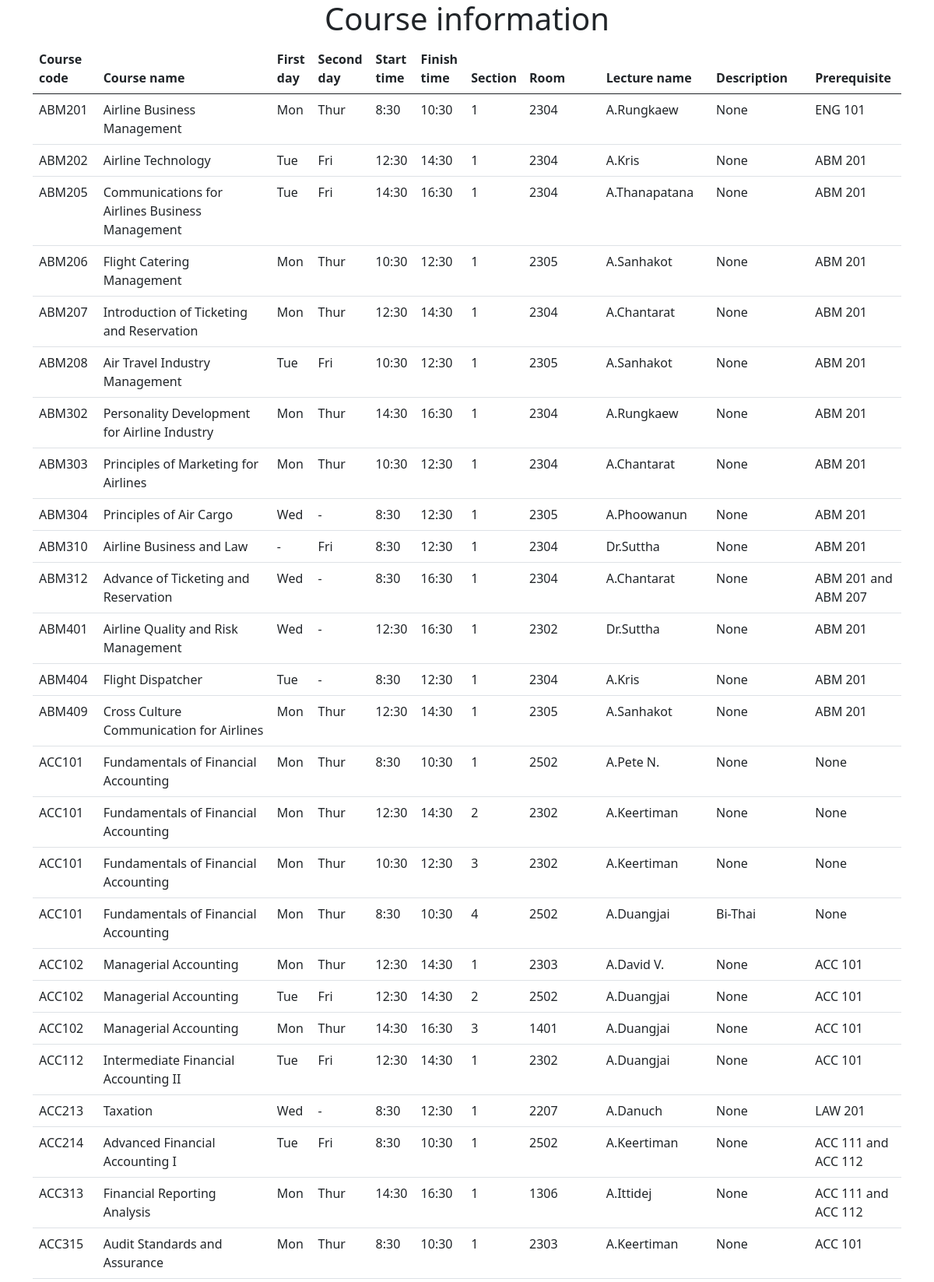
The app's page /course-list (upper part) with its own data.
### app/models.py (models this page shows)
class Course(models.Model):
    first_day = (
        ("Mon", "Mon"),
        ("Tue", "Tue"),
        ("Wed", "Wed"),
        ("-", "-"),
    )
    second_day = (
        ("Thur", "Thur"),
        ("Fri", "Fri"),
        ("Sat", "Sat"),
        ("-", "-"),
    )
    start_time = (
        ("8:30", "8:30"),
        ("10:30", "10:30"),
        ("12:30", "12:30"),
        ("14:30", "14:30"),
        ("16:30", "16:30"),
    )
    finish_time = (
        ("10:30", "10:30"),
        ("12:30", "12:30"),
        ("14:30", "14:30"),
        ("16:30", "16:30"),
        ("18:30", "18:30"),
    )
    sections = (
        ("1", "1"),
        ("2", "2"),
        ("3", "3"),
        ("4", "4"),
        ("5", "5"),
        ("6", "6"),
        ("7", "7"),
        ("8", "8"),
        ("9", "9"),
        ("10", "10"),
    )
    rooms = (
        ("StEP ONLINE", "StEP ONLINE"),
        ("1201", "1201"),
        ("1202", "1202"),
        ("1203", "1203"),
        ("1204", "1204"),
        ("1206", "1206"),
        ("1301", "1301"),
        ("1302", "1302"),
        ("1303", "1303"),
        ("1304", "1304"),
        ("1305", "1305"),
        ("1306", "1306"),
        ("1401", "1401"),
        ("1404", "1404"),
        ("1405", "1405"),
        ("1406", "1406"),
        ("2202", "2202"),
        ("2203", "2203"),
        ("2204", "2204"),
        ("2205", "2205"),
        ("2206", "2206"),
        ("2207", "2207"),
        ("2208", "2208"),
        ("2301", "2301"),
        ("2302", "2302"),
        ("2303", "2303"),
        ("2304", "2304"),
        ("2305", "2305"),
        ("2306", "2306"),
        ("2401", "2401"),
        ("2404", "2404"),
        ("2405", "2405"),
        ("2406", "2406"),
        ("2502", "2502"),
        ("2503", "2503"),
        ("2504", "2504"),
        ("2506", "2506"),
        ("Audi.", "Audi."),
        ("STUDIO", "STUDIO"),
        ("COMLAB", "COMLAB"),
        ("DEMO", "DEMO"),
        ("Restaurant", "Restaurant"),
        ("Bar", "Bar"),
        ("Kitchen", "Kitchen"),
    )
    id = models.AutoField(primary_key = True)
    course_code = NameField(max_length = 128, null = True)
    course_name = NameField(max_length = 128, null = True)
    first_day = models.CharField(max_length = 128, choices = first_day, default = 'Mon')
    second_day = models.CharField(max_length = 128, choices = second_day, default = 'Thur')
    start_time = models.CharField(max_length = 128, choices = start_time, default = '8:30')
    finish_time = models.CharField(max_length = 128, choices = finish_time, default = '10:30')
    section = models.CharField(max_length = 128, choices = sections, default = '1')
    room = models.CharField(max_length = 128, choices = rooms, default = 'StEP ONLINE')
    lecture_name = NameField(max_length = 128, null = True)
    description = models.CharField(max_length = 128, null = True, blank = True)
    prerequisite = models.CharField(max_length = 128, null = True, blank = True)

### app/views.py (the view)
# urls.py: url('course-list', views.courses, name="courses"),
def courses(request):
	courses = Course.objects.order_by('course_code')
	return render(request, 'app/index.html', {'courses': courses})

### templates/app/index.html (shortened to what this page needs)
<!DOCTYPE html>
{% load static %}
<html lang="en">
<head>
    <link rel="stylesheet" href="{% static 'css/style.css' %}">
    <link rel="stylesheet" href="{% static 'css/bootstrap.css' %}">
</head>
<body>
    <div class="container text-center">
		<h1 class="">Course information</h1>
	</div>
	<div class="container">
		<div class="row">
			<div class="col-12 ">
				<table class="table">
					<thead>
					  <tr>
						<th scope="col">Course code</th>
						<th scope="col">Course name</th>
						<th scope="col">First day</th>
                        <th scope="col">Second day</th>
						<th scope="col">Start time</th>
						<th scope="col">Finish time</th>
						<th scope="col">Section</th>
                        <th scope="col">Room</th>
						<th scope="col">Lecture name</th>
						<th scope="col">Description</th>
						<th scope="col">Prerequisite</th>
					  </tr>
					</thead>
					<tbody>
						{% if courses %}
							{% for course in courses %}
								<tr>
									<td>{{ course.course_code }}</td>
									<td>{{ course.course_name }}</td>
									<td>{{ course.first_day }}</td>
                                    <td>{{ course.second_day }}</td>
									<td>{{ course.start_time }}</td>
									<td>{{ course.finish_time }}</td>
                                    <td>{{ course.section }}</td>
									<td>{{ course.room }}</td>
									<td>{{ course.lecture_name }}</td>
                                    <td>{{ course.description }}</td>
									<td>{{ course.prerequisite }}</td>
								</tr>
							{% endfor %}
						{% else %}
							<div class="alert alert-warning" role="alert">
								Something went wrong!
							</div>
						{% endif %}
					</tbody>
				</table>
			</div>
		</div>
	</div>
</body>
</html>

### static/css/style.css (style rules this page uses)
* { height:auto; }

### records on screen
Course: course_code "ABM201", course_name "Airline Business Management", first_day "Mon", second_day "Thur", start_time "8:30", finish_time "10:30", section "1", room "2304", lecture_name "A.Rungkaew", description "None", prerequisite "ENG 101"
Course: course_code "ABM202", course_name "Airline Technology", first_day "Tue", second_day "Fri", start_time "12:30", finish_time "14:30", section "1", room "2304", lecture_name "A.Kris", description "None", prerequisite "ABM 201"
Course: course_code "ABM205", course_name "Communications for Airlines Business Management", first_day "Tue", second_day "Fri", start_time "14:30", finish_time "16:30", section "1", room "2304", lecture_name "A.Thanapatana", description "None", prerequisite "ABM 201"
Course: course_code "ABM206", course_name "Flight Catering Management", first_day "Mon", second_day "Thur", start_time "10:30", finish_time "12:30", section "1", room "2305", lecture_name "A.Sanhakot", description "None", prerequisite "ABM 201"
Course: course_code "ABM207", course_name "Introduction of Ticketing and Reservation", first_day "Mon", second_day "Thur", start_time "12:30", finish_time "14:30", section "1", room "2304", lecture_name "A.Chantarat", description "None", prerequisite "ABM 201"
Course: course_code "ABM208", course_name "Air Travel Industry Management", first_day "Tue", second_day "Fri", start_time "10:30", finish_time "12:30", section "1", room "2305", lecture_name "A.Sanhakot", description "None", prerequisite "ABM 201"
Course: course_code "ABM302", course_name "Personality Development for Airline Industry", first_day "Mon", second_day "Thur", start_time "14:30", finish_time "16:30", section "1", room "2304", lecture_name "A.Rungkaew", description "None", prerequisite "ABM 201"
Course: course_code "ABM303", course_name "Principles of Marketing for Airlines", first_day "Mon", second_day "Thur", start_time "10:30", finish_time "12:30", section "1", room "2304", lecture_name "A.Chantarat", description "None", prerequisite "ABM 201"
Course: course_code "ABM304", course_name "Principles of Air Cargo", first_day "Wed", second_day "-", start_time "8:30", finish_time "12:30", section "1", room "2305", lecture_name "A.Phoowanun", description "None", prerequisite "ABM 201"
Course: course_code "ABM310", course_name "Airline Business and Law", first_day "-", second_day "Fri", start_time "8:30", finish_time "12:30", section "1", room "2304", lecture_name "Dr.Suttha", description "None", prerequisite "ABM 201"
Course: course_code "ABM312", course_name "Advance of Ticketing and Reservation", first_day "Wed", second_day "-", start_time "8:30", finish_time "16:30", section "1", room "2304", lecture_name "A.Chantarat", description "None", prerequisite "ABM 201 and ABM 207"
Course: course_code "ABM401", course_name "Airline Quality and Risk Management", first_day "Wed", second_day "-", start_time "12:30", finish_time "16:30", section "1", room "2302", lecture_name "Dr.Suttha", description "None", prerequisite "ABM 201"
Course: course_code "ABM404", course_name "Flight Dispatcher", first_day "Tue", second_day "-", start_time "8:30", finish_time "12:30", section "1", room "2304", lecture_name "A.Kris", description "None", prerequisite "ABM 201"
Course: course_code "ABM409", course_name "Cross Culture Communication for Airlines", first_day "Mon", second_day "Thur", start_time "12:30", finish_time "14:30", section "1", room "2305", lecture_name "A.Sanhakot", description "None", prerequisite "ABM 201"
Course: course_code "ACC101", course_name "Fundamentals of Financial Accounting", first_day "Mon", second_day "Thur", start_time "8:30", finish_time "10:30", section "1", room "2502", lecture_name "A.Pete N.", description "None", prerequisite "None"
Course: course_code "ACC101", course_name "Fundamentals of Financial Accounting", first_day "Mon", second_day "Thur", start_time "12:30", finish_time "14:30", section "2", room "2302", lecture_name "A.Keertiman", description "None", prerequisite "None"
Course: course_code "ACC101", course_name "Fundamentals of Financial Accounting", first_day "Mon", second_day "Thur", start_time "10:30", finish_time "12:30", section "3", room "2302", lecture_name "A.Keertiman", description "None", prerequisite "None"
Course: course_code "ACC101", course_name "Fundamentals of Financial Accounting", first_day "Mon", second_day "Thur", start_time "8:30", finish_time "10:30", section "4", room "2502", lecture_name "A.Duangjai", description "Bi-Thai", prerequisite "None"
Course: course_code "ACC102", course_name "Managerial Accounting", first_day "Mon", second_day "Thur", start_time "12:30", finish_time "14:30", section "1", room "2303", lecture_name "A.David V.", description "None", prerequisite "ACC 101"
Course: course_code "ACC102", course_name "Managerial Accounting", first_day "Tue", second_day "Fri", start_time "12:30", finish_time "14:30", section "2", room "2502", lecture_name "A.Duangjai", description "None", prerequisite "ACC 101"
Course: course_code "ACC102", course_name "Managerial Accounting", first_day "Mon", second_day "Thur", start_time "14:30", finish_time "16:30", section "3", room "1401", lecture_name "A.Duangjai", description "None", prerequisite "ACC 101"
Course: course_code "ACC112", course_name "Intermediate Financial Accounting II", first_day "Tue", second_day "Fri", start_time "12:30", finish_time "14:30", section "1", room "2302", lecture_name "A.Duangjai", description "None", prerequisite "ACC 101"
Course: course_code "ACC213", course_name "Taxation", first_day "Wed", second_day "-", start_time "8:30", finish_time "12:30", section "1", room "2207", lecture_name "A.Danuch", description "None", prerequisite "LAW 201"
Course: course_code "ACC214", course_name "Advanced Financial Accounting I", first_day "Tue", second_day "Fri", start_time "8:30", finish_time "10:30", section "1", room "2502", lecture_name "A.Keertiman", description "None", prerequisite "ACC 111 and ACC 112"
Course: course_code "ACC313", course_name "Financial Reporting Analysis", first_day "Mon", second_day "Thur", start_time "14:30", finish_time "16:30", section "1", room "1306", lecture_name "A.Ittidej", description "None", prerequisite "ACC 111 and ACC 112"
Course: course_code "ACC315", course_name "Audit Standards and Assurance", first_day "Mon", second_day "Thur", start_time "8:30", finish_time "10:30", section "1", room "2303", lecture_name "A.Keertiman", description "None", prerequisite "ACC 101"
